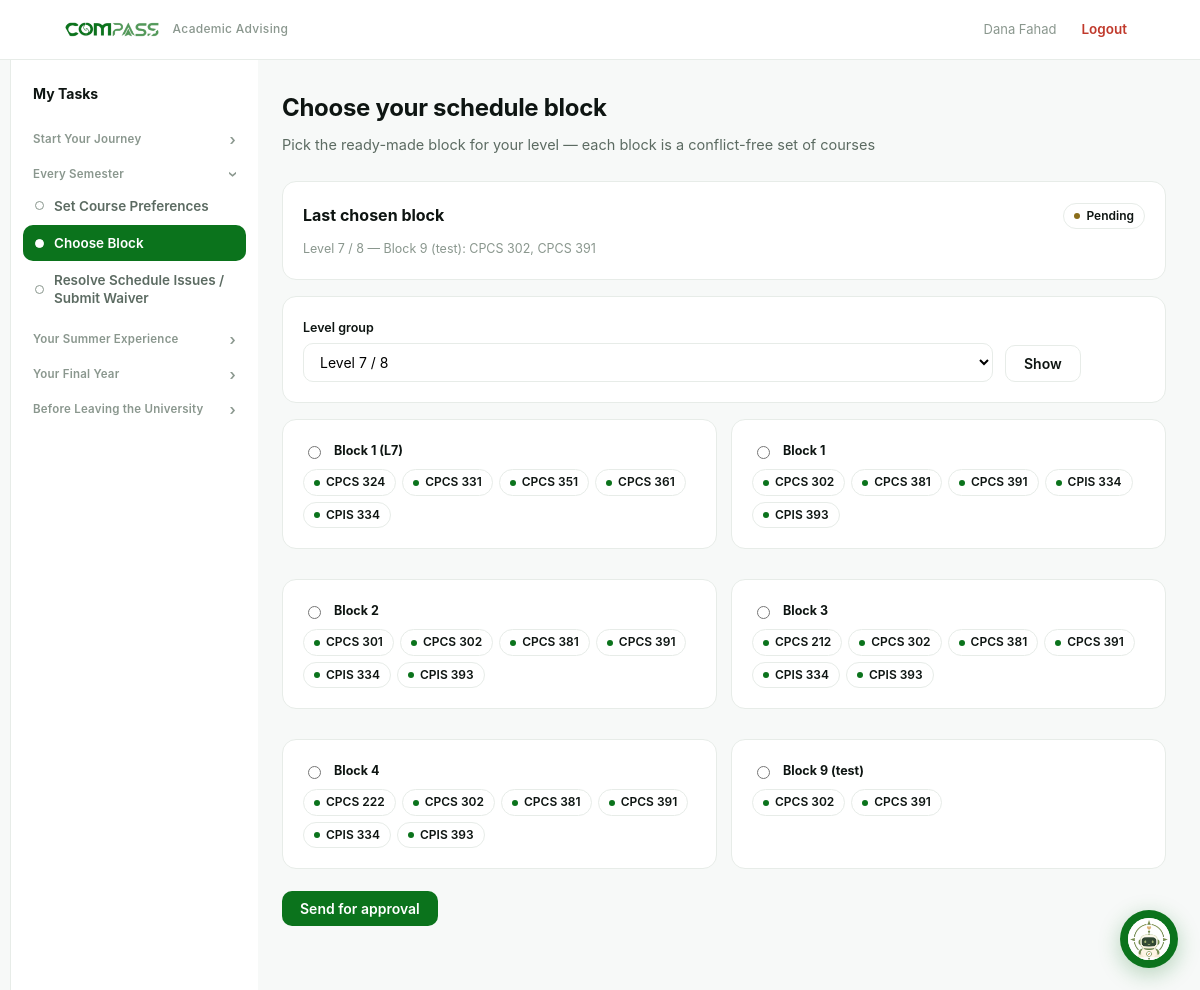
The app's page /student/blocks (signed in) with its own data.
### tables this page shows
CREATE TABLE users (
    id            INTEGER PRIMARY KEY AUTOINCREMENT,
    name          TEXT NOT NULL,
    email         TEXT NOT NULL UNIQUE,
    password_hash TEXT NOT NULL,
    role          TEXT NOT NULL CHECK(role IN ('student','advisor','admin'))
);

CREATE TABLE requests (
    id           INTEGER PRIMARY KEY AUTOINCREMENT,
    student_id   INTEGER NOT NULL REFERENCES students(id),
    type         TEXT NOT NULL,
    title        TEXT NOT NULL,
    details      TEXT,
    eligible     INTEGER,
    status       TEXT NOT NULL DEFAULT 'pending' CHECK(status IN ('pending','approved','rejected')),
    advisor_note TEXT,
    created_at   TEXT DEFAULT CURRENT_TIMESTAMP
, grad_semester TEXT, block_id INTEGER);

CREATE TABLE blocks (
    id          INTEGER PRIMARY KEY AUTOINCREMENT,
    level_group TEXT NOT NULL,
    name        TEXT NOT NULL,
    courses     TEXT NOT NULL,
    is_active   INTEGER NOT NULL DEFAULT 1
);

### app.py (the view, shortened to what this page needs)
@app.route("/student/blocks", methods=["GET", "POST"])
@login_required("student")
def student_blocks():
    db = get_db()
    st = get_student(session["uid"])
    existing = latest_request(st["id"], "block")
    order = list(BLOCKS.keys())
    groups = [r["level_group"] for r in
              db.execute("SELECT DISTINCT level_group FROM blocks WHERE is_active=1").fetchall()]
    groups = sorted(set(groups), key=lambda g: order.index(g) if g in order else 99)
    group = request.args.get("group") or blocks_group_for_level(st["level"])
    if groups and group not in groups:
        group = groups[0]
    rows = db.execute("SELECT * FROM blocks WHERE level_group=? AND is_active=1 ORDER BY id",
                      (group,)).fetchall()
    blocks = [{"id": r["id"], "name": r["name"],
               "courses": [c.strip() for c in r["courses"].split(",") if c.strip()]} for r in rows]
    return render_template("student_blocks.html", st=st, group=group,
                           groups=groups, blocks=blocks, existing=existing)

### app.py (called while the page is built)
@app.context_processor
def inject_student_nav():
    active = ENDPOINT_TO_TASK.get(request.endpoint)
    if request.endpoint == "student_task":
        active = request.view_args.get("key")
    if request.endpoint == "student_override":  # waiver shares the merged sidebar item
        active = "schedule_waiver"
    return {"student_tasks": STUDENT_TASKS, "active_task": active}

def current_user():
    uid = session.get("uid")
    if not uid:
        return None
    return get_db().execute("SELECT * FROM users WHERE id=?", (uid,)).fetchone()

@app.context_processor
def inject_user():
    return {"user": current_user()}

def login_required(role=None):
    def deco(view):
        @functools.wraps(view)
        def wrapped(*args, **kwargs):
            u = current_user()
            if not u:
                return redirect(url_for("login"))
            if role and u["role"] != role:
                abort(403)
            return view(*args, **kwargs)
        return wrapped
    return deco

def get_student(user_id):
    return get_db().execute("SELECT * FROM students WHERE user_id=?", (user_id,)).fetchone()

def latest_request(student_id, rtype):
    return get_db().execute(
        "SELECT * FROM requests WHERE student_id=? AND type=? ORDER BY id DESC LIMIT 1",
        (student_id, rtype),
    ).fetchone()

### db.py (called while the page is built)
def get_db():
    conn = sqlite3.connect(DB_PATH)
    conn.row_factory = sqlite3.Row
    conn.execute("PRAGMA foreign_keys = ON")
    return conn

### plan_data.py (called while the page is built)
def blocks_group_for_level(level):
    if level is None:
        return "Level 5 / 6"
    if level <= 4:
        return "Level 4"
    if level <= 6:
        return "Level 5 / 6"
    if level <= 8:
        return "Level 7 / 8"
    return "Level 9 / 10"

### templates/student_blocks.html (shortened to what this page needs)
{% extends "base.html" %}
{% block student_content %}
<h1 class="page-title">Choose your schedule block</h1>
<p class="page-sub">Pick the ready-made block for your level — each block is a conflict-free set of courses</p>
{% if existing %}
<div class="card">
  <div style="display:flex; justify-content:space-between; align-items:center; flex-wrap:wrap; gap:8px">
    <strong>Last chosen block</strong>
    <span class="badge {{ existing['status'] }}">{{ STATUS_AR[existing['status']] }}</span>
  </div>
  <p class="mini" style="margin:8px 0 0">{{ existing['details'] }}</p>
</div>
{% endif %}
<div class="card">
  <form method="get" class="row-inline">
    <div>
      <label>Level group</label>
      <select name="group" onchange="this.form.submit()">
        {% for g in groups %}
        <option value="{{ g }}" {{ 'selected' if g==group }}>{{ g }}</option>
        {% endfor %}
      </select>
    </div>
    <div style="flex:0 0 auto"><button class="btn ghost" type="submit">Show</button></div>
  </form>
</div>
<form method="post">
  <div class="grid cols-2">
    {% for b in blocks %}
    <label class="card" style="cursor:pointer; display:block">
      <div style="display:flex; align-items:center; gap:10px; margin-bottom:8px">
        <input type="radio" name="block" value="{{ b['id'] }}" style="width:auto" required>
        <strong>{{ b['name'] }}</strong>
      </div>
      <div style="display:flex; flex-wrap:wrap; gap:6px">
        {% for c in b['courses'] %}<span class="badge core">{{ c }}</span>{% endfor %}
      </div>
    </label>
    {% endfor %}
  </div>
  {% if blocks %}
  <button class="btn" type="submit" style="margin-top:6px">Send for approval</button>
  {% else %}
  <div class="card center mini">No blocks for this group.</div>
  {% endif %}
</form>
{% endblock %}

### templates/base.html (shortened to what this page needs)
<!doctype html>
<html lang="en">
<head>
  <link rel="stylesheet" href="{{ url_for('static', filename='styles.css') }}?v=10">
</head>
<body>
  {% if user %}
  <header class="topbar">
    <div class="topbar-inner">
      <a class="brand" href="{{ url_for('about') }}">
        <img src="{{ url_for('static', filename='logo.png') }}" alt="COMPASS">
        <span class="sub">Academic Advising</span>
      </a>
      <nav class="nav">
        {% set ep = request.endpoint %}
        <span class="who">{{ user['name'] }}</span>
        <a href="{{ url_for('logout') }}" class="logout">Logout</a>
      </nav>
    </div>
  </header>
  {% endif %}
  {% if user and user['role'] == 'student' %}
  <div class="shell">
    <aside class="sidebar">
      <div class="sidebar-title">My Tasks</div>
      {% for sec in student_tasks %}
        {% set sec_open = active_task in (sec['items'] | map(attribute='key') | list) %}
        <div class="side-group {{ 'open' if sec_open }}">
          <button type="button" class="side-section" onclick="this.parentElement.classList.toggle('open')">
            <span>{{ sec['section'] }}</span><span class="chev">›</span>
          </button>
          <div class="side-items">
            {% for it in sec['items'] %}
              {% set href = url_for(it['endpoint']) if it['endpoint'] else url_for('student_task', key=it['key']) %}
              <a class="side-link {{ 'active' if active_task == it['key'] }}" href="{{ href }}">
                <span class="lbl">{{ it['label'] }}</span>
              </a>
            {% endfor %}
          </div>
        </div>
      {% endfor %}
    </aside>
    <main class="content">
      {% block student_content %}{% endblock %}
    </main>
  </div>
  {% endif %}
  {% include '_bot.html' %}
</body>
</html>

### static/styles.css (style rules this page uses)
:root { --ink:#0e1512; --muted:#5c6b62; --faint:#8a978e; --line:#e7ece8; --bg:#f7f9f8; --white:#ffffff; --panel:#f2f6f3; --accent:#0b731c; --accent-2:#159a2b; --accent-soft:#eaf6ec; --blue:#2c5aa0; --blue-bg:#eef2fb; --purple:#6b3fa0; --purple-bg:#f4eefb; --amber:#8a6d1a; --amber-bg:#f7f0dd; --danger:#c0392b; --danger-bg:#fdecea; --radius:14px; --mono:"SF Mono",ui-monospace,"JetBrains Mono",Menlo,monospace; }
* { box-sizing:border-box }
html,body { margin:0;padding:0 }
body { font-family:"Inter","Segoe UI",Tahoma,-apple-system,Arial,sans-serif; background:var(--bg);color:var(--ink);line-height:1.7;direction:ltr; -webkit-font-smoothing:antialiased; }
a { color:var(--accent);text-decoration:none }
.topbar { background:rgba(255,255,255,.92);backdrop-filter:blur(8px); border-bottom:1px solid var(--line);position:sticky;top:0;z-index:20 }
.topbar-inner { max-width:1120px;margin:0 auto;padding:11px 20px; display:flex;align-items:center;gap:16px;flex-wrap:wrap }
.brand { display:flex;align-items:center;gap:9px;font-weight:700;letter-spacing:.3px }
.brand img { height:22px }
.brand .sub { font-size:12px;color:var(--faint);font-weight:500 }
.nav { display:flex;gap:2px;flex-wrap:wrap;margin-inline-start:auto;align-items:center }
.nav a { padding:7px 13px;border-radius:9px;font-size:13.5px;font-weight:600;color:var(--muted) }
.nav .who { font-size:13px;color:var(--faint);padding:7px 10px }
.nav .logout { color:var(--danger) }
.page-title { font-size:24px;font-weight:750;letter-spacing:-.3px;margin:0 0 4px }
.page-sub { color:var(--muted);margin:0 0 24px;font-size:14.5px }
.card { background:var(--white);border:1px solid var(--line);border-radius:var(--radius); padding:20px;margin-bottom:16px }
.grid { display:grid;gap:14px }
.grid.cols-2 { grid-template-columns:repeat(2,1fr) }
.badge { display:inline-flex;align-items:center;gap:6px;padding:2px 10px;border-radius:999px; font-size:12px;font-weight:600;background:transparent;color:var(--ink);border:1px solid var(--line) }
.badge::before { content:"";width:6px;height:6px;border-radius:50%;background:var(--faint);flex:0 0 auto }
.badge.core::before { background:var(--accent) }
.badge.pending::before { background:var(--amber) }
.btn { display:inline-block;padding:9px 18px;border-radius:10px;border:none; background:var(--accent);color:#fff;font-weight:600;font-size:14px;cursor:pointer; font-family:inherit;transition:.15s }
.btn.ghost { background:#fff;color:var(--ink);border:1px solid var(--line) }
label { display:block;font-size:12.5px;font-weight:600;margin-bottom:5px;color:var(--ink) }
input,select,textarea { width:100%;padding:9px 12px;border:1px solid var(--line); border-radius:10px;font-family:inherit;font-size:14px;background:#fff;transition:.15s }
.row-inline { display:flex;gap:12px;flex-wrap:wrap;align-items:end }
.row-inline>* { flex:1;min-width:140px }
.shell { max-width:1180px;margin:0 auto;display:flex;align-items:flex-start }
.sidebar { width:248px;flex:0 0 248px;background:var(--white); border-inline-start:1px solid var(--line);min-height:calc(100vh - 54px); padding:16px 12px;position:sticky;top:54px;align-self:stretch }
.sidebar-title { font-weight:700;font-size:14px;color:var(--ink);padding:6px 10px 12px }
.side-section { display:flex;align-items:center;justify-content:space-between;width:100%; background:none;border:none;cursor:pointer;font-family:inherit;text-align:start; font-size:11.5px;font-weight:600;color:var(--faint);padding:14px 10px 6px;letter-spacing:.02em }
.side-section .chev { font-size:15px;line-height:1;transition:transform .15s }
.side-group.open > .side-section .chev { transform:rotate(90deg) }
.side-group > .side-items { display:none }
.side-group.open > .side-items { display:block }
.side-link { display:flex;align-items:center;gap:10px;padding:9px 12px;border-radius:10px; color:var(--muted);font-size:13.5px;font-weight:600;margin-bottom:1px;line-height:1.35 }
.side-link.active { background:var(--accent);color:#fff }
.side-link::before { content:"";width:7px;height:7px;border-radius:50%; border:1.5px solid var(--faint);flex:0 0 auto }
.side-link.active::before { background:#fff;border-color:#fff }
.side-link .lbl { flex:1 }
.content { flex:1;min-width:0;padding:28px 24px 64px }
.mini { font-size:12.5px;color:var(--faint) }

### records on screen
users: name "Dana Fahad"
requests: status "Pending", details "Level 7 / 8 — Block 9 (test): CPCS 302, CPCS 391"
blocks: name "Block 1 (L7)", c "CPCS 324" "CPCS 331" "CPCS 351" "CPCS 361" "CPIS 334"
blocks: name "Block 1", c "CPCS 302" "CPCS 381" "CPCS 391" "CPIS 334" "CPIS 393"
blocks: name "Block 2", c "CPCS 301" "CPCS 302" "CPCS 381" "CPCS 391" "CPIS 334" "CPIS 393"
blocks: name "Block 3", c "CPCS 212" "CPCS 302" "CPCS 381" "CPCS 391" "CPIS 334" "CPIS 393"
blocks: name "Block 4", c "CPCS 222" "CPCS 302" "CPCS 381" "CPCS 391" "CPIS 334" "CPIS 393"
blocks: name "Block 9 (test)", c "CPCS 302" "CPCS 391"

### other values on screen
{{ sec['section'] }} "Start Your Journey" "Every Semester" "Your Summer Experience" "Your Final Year" "Before Leaving the University"
{{ it['label'] }} "Set Course Preferences" "Choose Block" "Resolve Schedule Issues / Submit Waiver"
form field group "Level 7 / 8"
